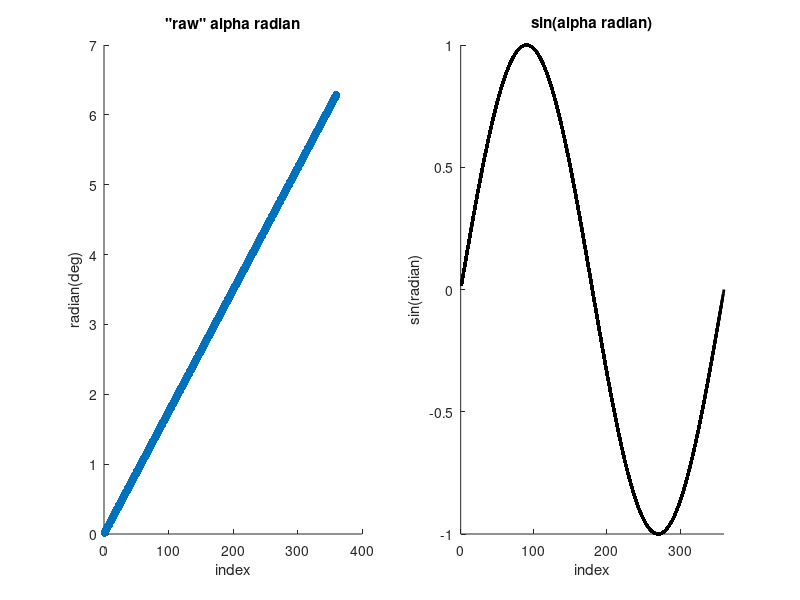
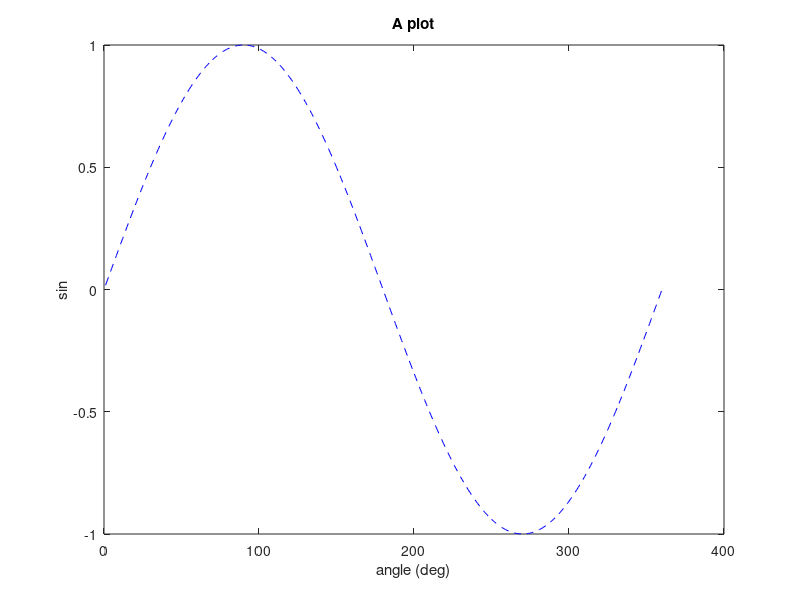
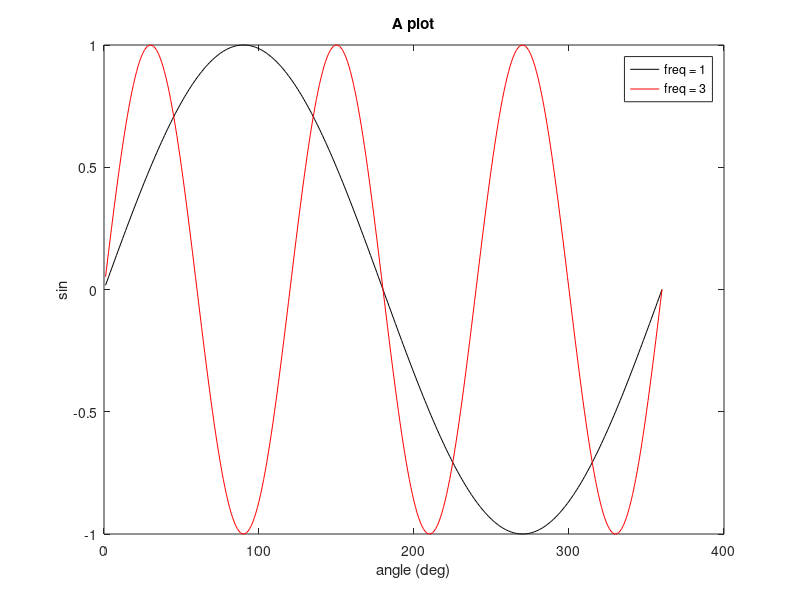
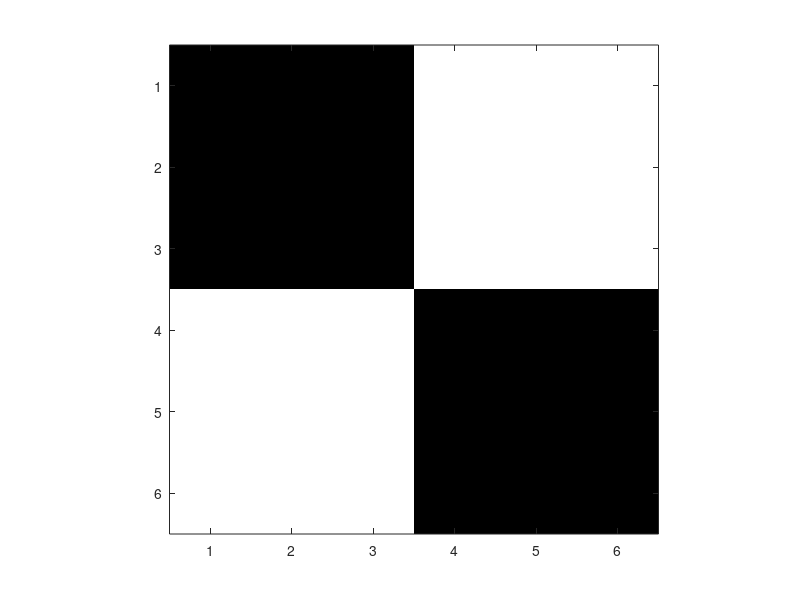

The MATLAB script that drew these images, in order:
% brève description de l'interface Matlab.

% operations arithmetiques de base
1 + 1
3 - 2
2 * 3
1 / 3
3 ^2
sqrt(9)
9 ^0.5

exp(1)
log(exp(2))
log10(10 ^3)
log2(2 ^10)

% https://www.youtube.com/watch?v=593w799sBms
sind(90) % en degre
sin(90)  % en radian
pi
sin(pi/2) % maintenant même y


cosd(180) % meme chose avec cos function

cos(180)
cos(pi)

% serait plus simple d'avoir un convertisseur d'un a l'autre. On peut
% définir une variable avec une telle fonction.

% definir une variable
deg2rad = pi/180; % regle de trois (π rad = 180°; π/180=0.0175)
sin(90 * deg2rad)
cos(180 *deg2rad)

% attention tout peut etre defini
rayon = 0.5;
circonference = 2*pi*rayon
pi = 2;

circonference = 2*pi*rayon
clear pi % attribuez des noms appropries a vos variables

% e.g.: i = sqrt(-1)

% definir un vecteur ou une matrice de dimension (1,n)
alpha_deg = [0 40 80 120 160 200 240 280 320 360];
alpha_deg = [0:40:360];
alpha_deg = [1:15:360];
alpha_deg = [1:1:360];
alpha_deg = [1:360];

alpha_rad = alpha_deg * deg2rad

% representer les donnees d'un vecteur dans un diagramme de dispersion (scatter plot)
figure, subplot(1,2,1),scatter(1:length(alpha_rad),alpha_rad,'filled','k'),title('"raw" alpha radian'), xlabel('index'),ylabel('radian(deg)')
set(gcf,'Position',[100 100 1000 500], 'Color', 'w')
% repeter une operation a l'aide d'une boucle : un point a la fois. On peut
% changer la "resolution" de alpha_deg
y = 0;
ii = 0;
subplot(1,2,2),title('sin(alpha radian)'), xlabel('index'),ylabel('sin(radian)')
hold on
for alpha = alpha_rad,
   ii = ii+1;
  y(ii) = sin(alpha);
  plot(y,'LineWidth',2,'Color','k'),axis([0 length(alpha_deg) -1 1])
  pause(.01) % or .01, depending on resolution of alpha_deg
end

% ou, plus simplement, en appliquant une operation directement a un vecteur
y = sin(alpha_rad);

% on peut aussi modifier plusieurs parametre du plot..
figure, plot(alpha_deg, y, '--b')
help plot
xlabel('angle (deg)')
ylabel('sin')
title('A plot')

% On peut modifier les donnees de 2 vecteurs (la frequence ici) a
% linterieur meme dune fonction. 
f1 = 1;
f2 = 3;
y1 = sin(f1*alpha_rad); % on multiplie un scalaire avec un vecteur ici.
y2 = sin(f2*alpha_rad);
figure, plot(alpha_deg, y1, 'k', alpha_deg, y2, 'r')
xlabel('angle (deg)')
ylabel('sin')
title('A plot')
legend('freq = 1', 'freq = 3')


% definir une matrice de dimension (m*n). m = rows, n = columns
b = [[1 2 3]; [4 5 6]; [7 8 9];];
b


ones(3, 3)
zeros(3, 3)
eye(3, 3)
nan(3,3)
c = rand(3, 3)

% quelques operations matricielles
b + c
b * c    % matrix multiplication. Fonctionne seulemnent quand le nombre de columns en [b] (ici 3x3) est egal au nombre de rows dans l'autre matrice [c] (ici aussi 3x3). L'ordre de multiplication est ainsi importante (b*c ~= c*b).
b .* c   % help .* 
inv(c)   % check this out : https://www.mathsisfun.com/algebra/matrix-inverse.html
c*inv(c) % on retrouve la matrice identity 
b^2      % was c^2
b.^2     % was c.^2
sqrt(b)  % was sqrt(c). sqrt des elements de b

% extraire une portion de matrice
b(1:3,2:3)
b(:,1)
b(2,:)


d = ones(3, 3)
e = zeros(3, 3)

% on represente les 1 comme present (pale), et 0 comme absent (fonce).
figure, imshow(ones(100,100))

petit_damier = ones(6, 6);
petit_damier(1:3, 1:3) = e;
petit_damier(4:6, 4:6) = e;
petit_damier

figure, imagesc(petit_damier,[0 1]),colormap(gray),axis('square')

% un exemple de script
nn = 50;                        % la largeur d'une case
e = zeros(nn/2, nn/2);          
petit_damier = ones(nn, nn);
petit_damier(1:nn/2, 1:nn/2) = e;
petit_damier(nn/2+1:nn, nn/2+1:nn) = e;
figure, imagesc(petit_damier,[0 1]),colormap(gray),axis('square')




% Devoir : �crire un script (ou une fonction) qui dessine un grand_damier semblable au petit_damier de 2*N x 2*M cases en utilisant le petit_damier et des boucles.
